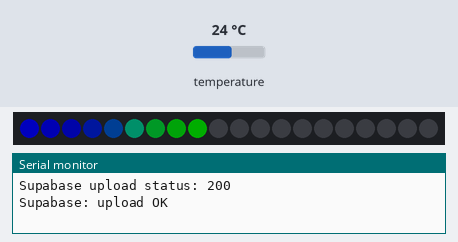
Bench run of a sketch on a simulated ESP32. Parts: 20 RGB LEDs in strip order, left to right, the last lines printed to the serial monitor. The test bench sets the inputs (shaded band); at power-on: temperature 24 °C. Dim RGB values are drawn brighter than linear; WiFi joins after 1.5 s; servers stay silent unless stated; uploads are accepted with an empty reply.

Above: at 4.9 s.
5.0 s: temperature set to 19 °C
At 7.4 s:
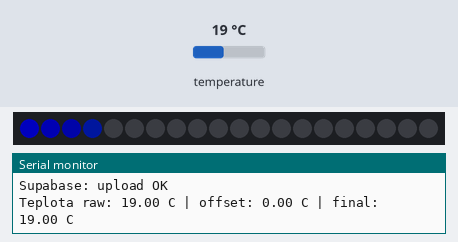
7.7 s: temperature set to 33 °C
At 8.7 s:
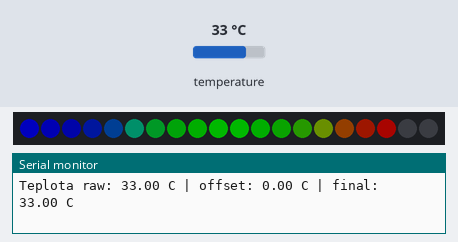
10.2 s: temperature set to 41 °C
At 12.5 s:
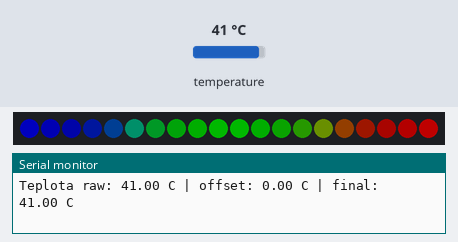
13.0 s: temperature set to 12 °C
At 13.8 s:
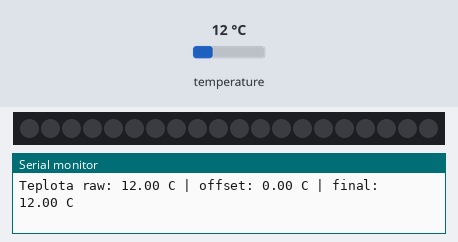
15.5 s: temperature set to 36 °C
At 17.6 s:
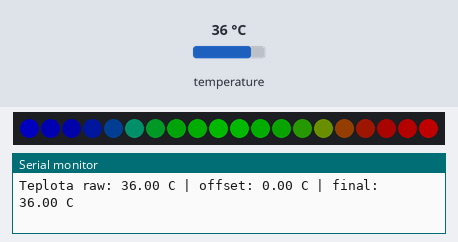
Timing chart, 0 to 19.1 s (numbered marks = the images above; inputs shaded):
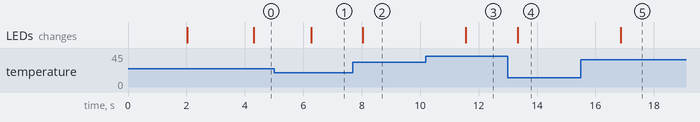

Measured:
- after the input at 5.0 s, the LEDs: change after 1.3 s (image 1)
- after the input at 7.7 s, the LEDs: change after 0.34 s (image 2)
- after the input at 10.2 s, the LEDs: change after 1.4 s (image 3)
- after the input at 13.0 s, the LEDs: change after 0.33 s (image 4)
- after the input at 15.5 s, the LEDs: change after 1.4 s (image 5)

The sketch:

led_temp.ino
```cpp
#include <WiFi.h>
#include <WiFiClientSecure.h>
#include <HTTPClient.h>
#include <OneWire.h>
#include <DallasTemperature.h>
#include <Adafruit_NeoPixel.h>
#include "config.h"

#define ONE_WIRE_BUS 4

#define LED_PIN 5
#define LED_COUNT 20

#define TEMP_MIN 15.0
#define TEMP_MAX 35.0

#define SENSOR_OFFSET_C 0.0

#define LED_BRIGHTNESS 80
#define WIFI_STARTUP_TIMEOUT_MS 15000

OneWire oneWire(ONE_WIRE_BUS);
DallasTemperature sensors(&oneWire);

Adafruit_NeoPixel strip(LED_COUNT, LED_PIN, NEO_GRB + NEO_KHZ800);

unsigned long lastUploadMs = 0;
bool startupUploadTried = false;

uint32_t gradientColorForLed(int index, float brightnessScale) {
  float pos = (float)index / (LED_COUNT - 1);

  int r = 0;
  int g = 0;
  int b = 0;

  if (pos <= 0.5) {
    float k = pos / 0.5;

    r = 0;
    g = 255 * k;
    b = 255 * (1.0 - k);
  } else {
    float k = (pos - 0.5) / 0.5;

    r = 255 * k;
    g = 255 * (1.0 - k);
    b = 0;
  }

  r *= brightnessScale;
  g *= brightnessScale;
  b *= brightnessScale;

  return strip.gamma32(strip.Color(r, g, b));
}

bool connectWiFiOnce(unsigned long timeoutMs) {
  Serial.println("WiFi: startujem pripojenie");
  WiFi.mode(WIFI_STA);
  WiFi.begin(WIFI_SSID, WIFI_PASSWORD);

  unsigned long startMs = millis();
  Serial.print("WiFi: cakam");

  while (WiFi.status() != WL_CONNECTED && millis() - startMs < timeoutMs) {
    Serial.print(".");
    delay(500);
  }

  Serial.println();

  if (WiFi.status() == WL_CONNECTED) {
    Serial.print("WiFi: OK, IP: ");
    Serial.println(WiFi.localIP());
    return true;
  }

  Serial.print("WiFi: nepripojene, status: ");
  Serial.println(WiFi.status());
  return false;
}

void printDiagnostics() {
  Serial.println();
  Serial.println("=== LED TEMP DIAGNOSTIKA ===");
  Serial.print("Device ID: ");
  Serial.println(DEVICE_ID);
  Serial.print("WiFi SSID nastavene: ");
  Serial.println(strlen(WIFI_SSID) > 0 && String(WIFI_SSID) != "YOUR_WIFI_NAME" ? "ANO" : "NIE");
  Serial.print("Supabase URL: ");
  Serial.println(SUPABASE_URL);
  Serial.print("Device token nastavene: ");
  Serial.println(strlen(DEVICE_TOKEN) > 0 && String(DEVICE_TOKEN) != "YOUR_DEVICE_TOKEN" && String(DEVICE_TOKEN) != "PASTE_THE_SAME_TOKEN_FROM_SUPABASE_SQL" ? "ANO" : "NIE");
  Serial.print("Upload interval ms: ");
  Serial.println(UPLOAD_INTERVAL_MS);
  Serial.println("============================");
  Serial.println();
}

bool uploadTemperature(float tempC) {
  if (WiFi.status() != WL_CONNECTED) {
    Serial.println("Supabase: upload preskoceny, WiFi nie je pripojena");
    return false;
  }

  WiFiClientSecure client;
  client.setInsecure();

  HTTPClient http;
  String url = String(SUPABASE_URL) + "/rest/v1/temperature_readings";

  if (!http.begin(client, url)) {
    Serial.println("Supabase: HTTP start zlyhal");
    return false;
  }

  http.addHeader("apikey", SUPABASE_KEY);
  http.addHeader("Authorization", String("Bearer ") + SUPABASE_KEY);
  http.addHeader("Content-Type", "application/json");
  http.addHeader("x-device-token", DEVICE_TOKEN);
  http.addHeader("Prefer", "return=minimal");

  String payload = "{\"device_id\":\"" + String(DEVICE_ID) + "\",\"temperature_c\":" + String(tempC, 2) + "}";

  Serial.print("Supabase payload: ");
  Serial.println(payload);

  int statusCode = http.POST(payload);
  String responseBody = http.getString();

  Serial.print("Supabase upload status: ");
  Serial.println(statusCode);

  if (statusCode == 401) {
    Serial.println("Supabase: 401 Unauthorized - skontroluj SUPABASE_KEY");
  } else if (statusCode == 404) {
    Serial.println("Supabase: 404 Not Found - skontroluj SUPABASE_URL alebo nazov tabulky");
  }

  if (statusCode < 200 || statusCode >= 300) {
    Serial.print("Supabase odpoved: ");
    Serial.println(responseBody);
  } else {
    Serial.println("Supabase: upload OK");
  }

  http.end();
  return statusCode >= 200 && statusCode < 300;
}

void showTemperatureOnStrip(float tempC) {
  float ledValue = ((tempC - TEMP_MIN) / (TEMP_MAX - TEMP_MIN)) * LED_COUNT;
  ledValue = constrain(ledValue, 0.0, (float)LED_COUNT);

  int fullLeds = floor(ledValue);
  float partial = ledValue - fullLeds;

  strip.clear();

  for (int i = 0; i < fullLeds; i++) {
    strip.setPixelColor(i, gradientColorForLed(i, 1.0));
  }

  if (fullLeds < LED_COUNT && partial > 0.0) {
    strip.setPixelColor(fullLeds, gradientColorForLed(fullLeds, partial));
  }

  strip.show();
}

void setup() {
  Serial.begin(115200);
  delay(2000);

  printDiagnostics();

  sensors.begin();

  strip.begin();
  strip.setBrightness(LED_BRIGHTNESS);
  strip.clear();
  strip.show();

  Serial.println("DS18B20 + WS2812B start");
  connectWiFiOnce(WIFI_STARTUP_TIMEOUT_MS);
}

void loop() {
  sensors.requestTemperatures();

  float rawTempC = sensors.getTempCByIndex(0);

  if (rawTempC == DEVICE_DISCONNECTED_C) {
    Serial.println("Senzor nenajdeny");

    strip.clear();
    strip.show();

    delay(1000);
    return;
  }

  float tempC = rawTempC + SENSOR_OFFSET_C;

  Serial.print("Teplota raw: ");
  Serial.print(rawTempC);
  Serial.print(" C | offset: ");
  Serial.print(SENSOR_OFFSET_C);
  Serial.print(" C | final: ");
  Serial.print(tempC);
  Serial.println(" C");

  showTemperatureOnStrip(tempC);

  if (!startupUploadTried) {
    Serial.println("Supabase: startup test upload");
    uploadTemperature(tempC);
    startupUploadTried = true;
    lastUploadMs = millis();
  }

  if (millis() - lastUploadMs >= UPLOAD_INTERVAL_MS || lastUploadMs == 0) {
    uploadTemperature(tempC);
    lastUploadMs = millis();
  }

  delay(1000);
}
```

config.example.h
```cpp
#pragma once

#define WIFI_SSID "YOUR_WIFI_NAME"
#define WIFI_PASSWORD "YOUR_WIFI_PASSWORD"

#define SUPABASE_URL "https://yfnirgvfpxgxkdgcfbgy.supabase.co"
#define SUPABASE_KEY "YOUR_SUPABASE_PUBLISHABLE_KEY"

#define DEVICE_ID "esp32-led-temp-01"
#define DEVICE_TOKEN "YOUR_DEVICE_TOKEN"
#define UPLOAD_INTERVAL_MS 30000
```
